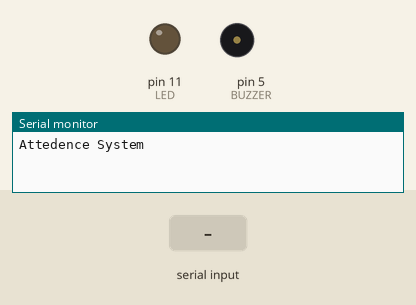
The sketch below on a simulated Arduino Uno, built with avr-gcc and run on an emulated ATmega328P. Parts: output pins drawn as LEDs (lit = HIGH), buzzer (waves = sounding, pin HIGH), the last lines printed to the serial monitor. The inputs (shaded band) are chosen by the test bench.

Above: at 3.2 s.
3.3 s: "1" received over Serial
At 11.7 s:
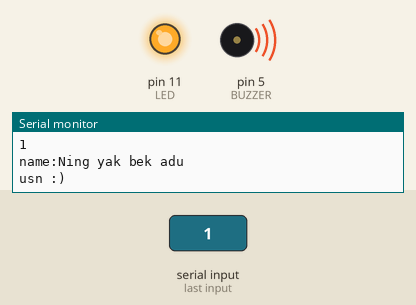
Timing chart, 0 to 12.8 s (numbered marks = the images above; inputs shaded):
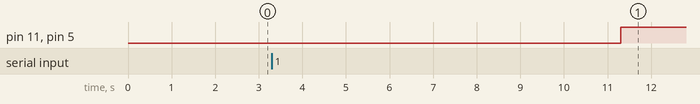

The sketch:

sketch_sep24a_1234567899.ino
```cpp
int LED = 11;
String Buff = " ";
int BUZZER = 5;
void setup()
{
Serial.begin(9600);

pinMode (LED,OUTPUT);
pinMode (BUZZER,OUTPUT);
Serial.println("Attedence System");
      delay(2000);


}

void loop()
{
rfidcheck();

}
void rfidcheck(){


  if(Serial.available()>0)
  {
    Serial.println("Show your card");
  delay(2000);
    Buff=Serial.readString();
    Serial.println(Buff);
    delay(5000);
    if(Buff="5A001DCD840E" )

    {
      Serial.println("name:Ning yak bek adu ");
      Serial.println("usn :) ");
      digitalWrite(BUZZER,HIGH);
       digitalWrite(LED,HIGH);
      delay(2000);
      digitalWrite(BUZZER,LOW);
       digitalWrite(LED,LOW);
      delay(2000);

    }
    else
    {
      Serial.println("invalid card");

    }
  }
}
```

Measured:
- after the input at 3.3 s, pin 11 (LED), pin 5 (BUZZER): LOW → HIGH after 8.0 s
